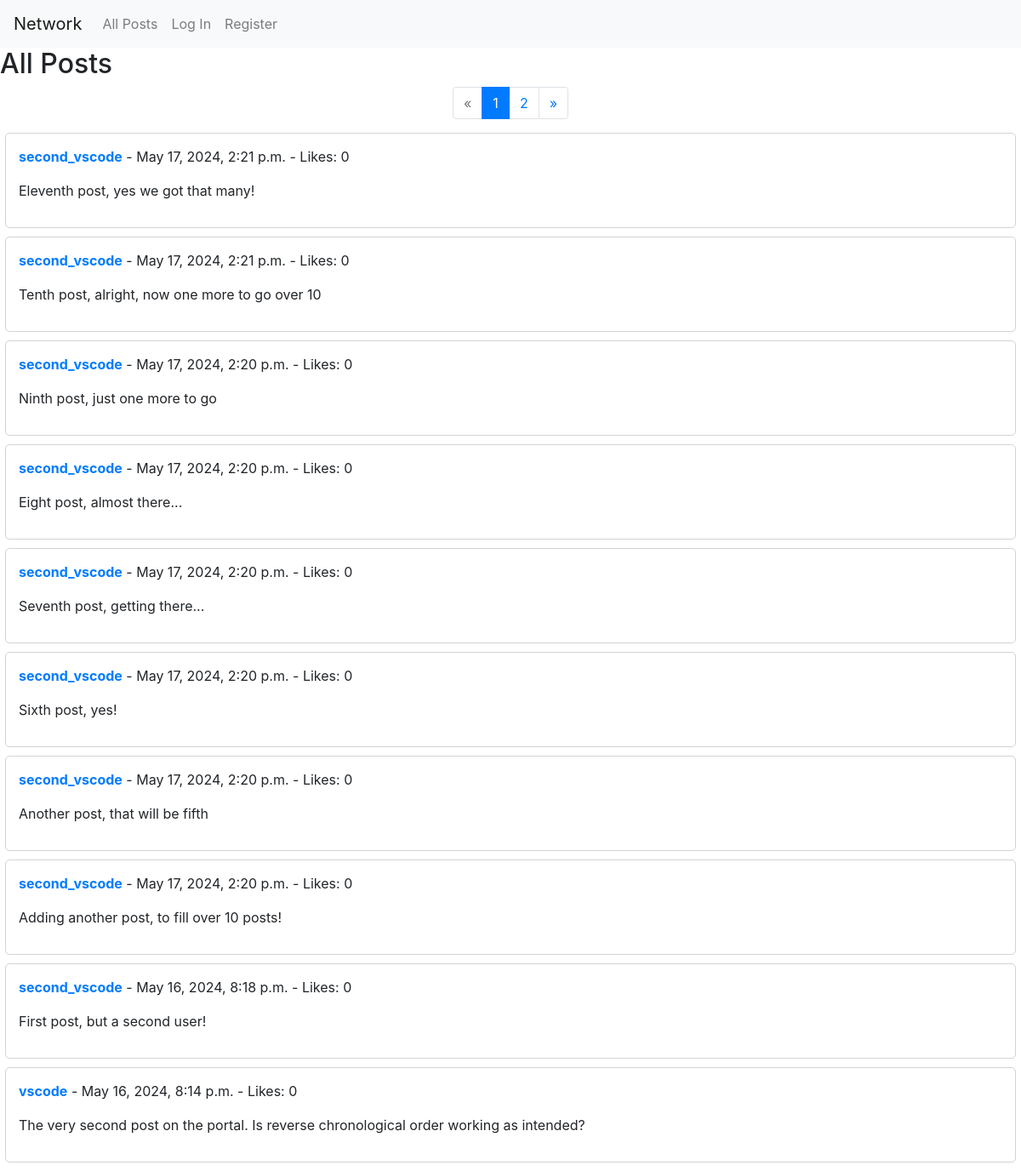
The page / on the database its author committed.
### network/models.py (models this page shows, shortened)
class Post(models.Model):
    user = models.ForeignKey(get_user_model(), on_delete=models.CASCADE, related_name='posts')
    content = models.TextField()
    timestamp = models.DateTimeField(auto_now_add=True)

class User(AbstractUser):
    pass

### network/views.py (the view)
# urls.py: path("", views.index, name="index"),
def index(request):
    posts_list = Post.objects.all().order_by('-timestamp')
    paginator = Paginator(posts_list, 10)
    page_number = request.GET.get('page')
    page_obj = paginator.get_page(page_number)
    return render(request, 'network/index.html', {'page_obj': page_obj})

### network/templates/network/index.html (shortened to what this page needs)
{% extends "network/layout.html" %}
{% block body %}
    <h2>All Posts</h2>
    {% if page_obj.has_other_pages %}
        <nav aria-label="Page navigation">
        <ul class="pagination justify-content-center">
            {% if page_obj.has_previous %}
                <li class="page-item">
                    <a class="page-link" href="?page={{ page_obj.previous_page_number }}">&laquo;</a>
                </li>
            {% else %}
                <li class="page-item disabled">
                    <a class="page-link" href="#" tabindex="-1" aria-disabled="true">&laquo;</a>
                </li>
            {% endif %}
            {% for i in page_obj.paginator.page_range %}
                {% if page_obj.number == i %}
                    <li class="page-item active" aria-current="page">
                    <a class="page-link" href="#">{{ i }}</a>
                    </li>
                {% else %}
                    <li class="page-item">
                    <a class="page-link" href="?page={{ i }}">{{ i }}</a>
                    </li>
                {% endif %}
            {% endfor %}
            {% if page_obj.has_next %}
                <li class="page-item">
                    <a class="page-link" href="?page={{ page_obj.next_page_number }}">&raquo;</a>
                </li>
            {% else %}
                <li class="page-item disabled">
                    <a class="page-link" href="#" tabindex="-1" aria-disabled="true">&raquo;</a>
                </li>
            {% endif %}
        </ul>
        </nav>
    {% endif %}
    {% for post in page_obj %}
        <div class="post-container" data-post-id="{{ post.id }}">
            <div class="post">
                <p>
                    <strong><a href="{% url 'profile' post.user.username %}">
                        {{ post.user.username }}</a></strong>
                    - {{ post.timestamp }} - Likes: 0
                </p>
                <p id="post-content-{{ post.id }}">{{ post.content }}</p>
            </div>
        </div>
    {% endfor %}
{% endblock %}

### network/static/network/styles.css (style rules this page uses)
.post { border: 1px solid lightgray; padding: 15px; margin-bottom: 10px; border-radius: 5px; max-width: 99vw; margin-left: auto; margin-right: auto; }

### rows shown on the page
Post: user.username "second_vscode", timestamp "May 17, 2024, 2:21 p.m.", content "Eleventh post, yes we got that many!"
Post: user.username "second_vscode", timestamp "May 17, 2024, 2:21 p.m.", content "Tenth post, alright, now one more to go over 10"
Post: user.username "second_vscode", timestamp "May 17, 2024, 2:20 p.m.", content "Ninth post, just one more to go"
Post: user.username "second_vscode", timestamp "May 17, 2024, 2:20 p.m.", content "Eight post, almost there..."
Post: user.username "second_vscode", timestamp "May 17, 2024, 2:20 p.m.", content "Seventh post, getting there..."
Post: user.username "second_vscode", timestamp "May 17, 2024, 2:20 p.m.", content "Sixth post, yes!"
Post: user.username "second_vscode", timestamp "May 17, 2024, 2:20 p.m.", content "Another post, that will be fifth"
Post: user.username "second_vscode", timestamp "May 17, 2024, 2:20 p.m.", content "Adding another post, to fill over 10 posts!"
Post: user.username "second_vscode", timestamp "May 16, 2024, 8:18 p.m.", content "First post, but a second user!"
Post: user.username "vscode", timestamp "May 16, 2024, 8:14 p.m.", content "The very second post on the portal. Is reverse chronological order working as intended?"

### other values the page prints
{{ i }} "1"
{{ i }} "2"
